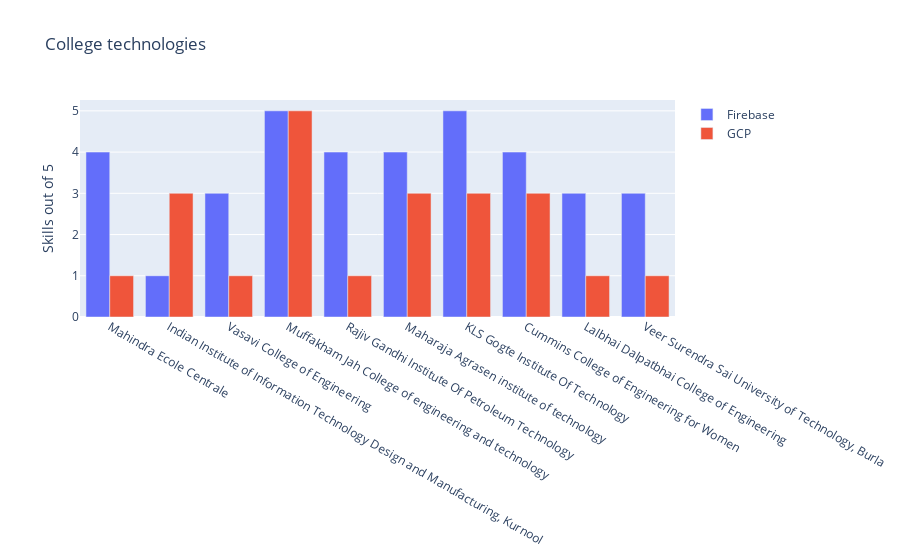

Write notebook code for a chart like this one.
### Code cell
trace3 = go.Bar(x= New_Data['College'],y=New_Data['Firebase'],name='Firebase')
trace4 = go.Bar(x=New_Data['College'],y=New_Data['GCP'],name='GCP')
Data5 = [trace3,trace4]
layout = go.Layout(title='College technologies',yaxis={'title':'Skills out of 5'} ,barmode = 'group')
fig = go.Figure(layout=layout,data=Data5)
iplot(fig)

### Figure 1 — Plotly figure (JSON) as saved in the notebook; plotly's stock layout.template omitted (floating-point values rounded to 4 significant figures)
{"data": [{"name": "Firebase", "type": "bar", "x": ["Mahindra Ecole Centrale", "Indian Institute of Information Technology Design and Manufacturing, Kurnool", "Vasavi College of Engineering", "Muffakham Jah College of engineering and technology", "Rajiv Gandhi Institute Of Petroleum Technology", "Maharaja Agrasen institute of technology", "KLS Gogte Institute Of Technology", "Cummins College of Engineering for Women ", "Lalbhai Dalpatbhai College of Engineering", "Veer Surendra Sai University of Technology, Burla"], "y": [4, 1, 3, 5, 4, 4, 5, 4, 3, 3]}, {"name": "GCP", "type": "bar", "x": ["Mahindra Ecole Centrale", "Indian Institute of Information Technology Design and Manufacturing, Kurnool", "Vasavi College of Engineering", "Muffakham Jah College of engineering and technology", "Rajiv Gandhi Institute Of Petroleum Technology", "Maharaja Agrasen institute of technology", "KLS Gogte Institute Of Technology", "Cummins College of Engineering for Women ", "Lalbhai Dalpatbhai College of Engineering", "Veer Surendra Sai University of Technology, Burla"], "y": [1, 3, 1, 5, 1, 3, 3, 3, 1, 1]}], "layout": {"barmode": "group", "title": {"text": "College technologies"}, "yaxis": {"title": {"text": "Skills out of 5"}}}}
